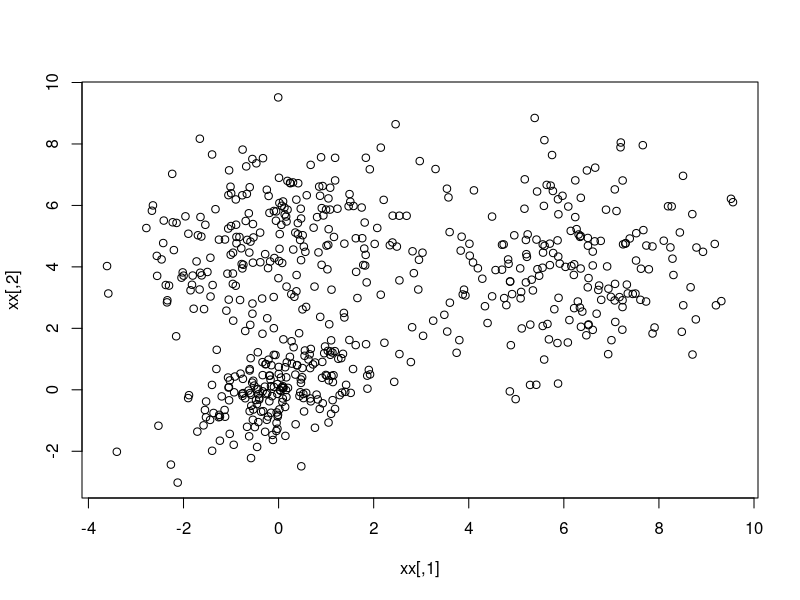

Here is the R script that generated this plot: (Note: this script raises an error after producing the figure.)
library(MASS)
set.seed(123123)
Sigma = matrix(c(1,0.5,0.5,1),2,2)
x1 = mvrnorm(n = 200, mu=c(0,0), Sigma)
Sigma = matrix(c(2,0.5,0.5,2),2,2)
x2 = mvrnorm(n = 200, mu=c(0,5), Sigma)
Sigma = matrix(c(3,0.5,0.5,3),2,2)
x3 = mvrnorm(n = 200, mu=c(6,4), Sigma)
xx = rbind(x1,x2,x3)
plot(xx)
xx[1,2] = NA
xx[3,1] = NA

ncluster = 3
data = xx

# add convergence
# add checks for possible singular matrices in the EM algorithm
# add count, BIC

EM_MG_algrm = function(data, ncluster,tolerance = 1e-6 ){
  
  #setting 
  # -1~1
  data = as.matrix(data) %>% scale()
  N = nrow(data)
  q = ncol(data)
  p_j = rep(1/ncluster, ncluster)
  mu =  data[sample(N, ncluster),  ] %>% as.matrix()   
  covmat = diag(ncol(data))
  
  covList = list()
  for(i in 1:ncluster){
    covList[[i]] = covmat
  }
  
  count = 1
  converged = FALSE
  prev_mu = mu
  while(!converged && count <1000){
    mu0 = mu
    # E-step: Evaluate posterior probability, gamma
    gamma = c()
    
    # Check if the covariance matrix is positive definite
    for(j in 1:ncluster){
     
      if (!all(eigen(covList[[j]])$values > 0)) {
        stop("Non-positive definite covariance matrix encountered")
      }
      gamma2 = dmvnorm(data, mean = mu[j,], sigma = covList[[j]])
      #gamma2 = apply(as.matrix(data),1, dmvnorm, mean = mu[j,], sigma = covList[[j]]) # 1 indicated rows
      gamma = cbind(gamma, gamma2)
    }
    
    # M- step: Calculate mu
    tempmat = matrix(rep(p_j,N),nrow=N,byrow = T)
    r = (gamma * tempmat) / rowSums(gamma * tempmat)  
    mu = t(r) %*% data / colSums(r) 
    
    # M- step: Calculate Sigma and p
    for(j in 1:ncluster){
      sigma = matrix(rep(0,q^2),ncol=q)
      for(i in 1:N){
        sigma = sigma + r[i,j] * (data[i,]-mu0[j,]) %*% t(data[i,]-mu0[j,])   
      }
      covList[[j]] = sigma/sum(r[,j]) 
    }
    p_j = colSums(r)/N
    # Check convergence based on the mean vectors
    if (max(abs(mu - prev_mu)) < tolerance) {
      converged <- TRUE
    }
    prev_mu <- mu  # Update previous mu
    count = count + 1
  }
  
  cluster = which(r == apply(r, 1, max), arr.ind = T)
  cluster = cluster[order(cluster[,1]),]
  log_likelihood = sum(log(rowSums(gamma * tempmat)))
  k = ncluster * q + ncluster * (q * (q + 1) / 2) + (ncluster - 1)  # Total number of parameters
  BIC = k * log(N) - 2 * log_likelihood
  
  return(list(mu = mu,covList = covList, p_j = p_j,cluster = cluster, iteration = count, BIC = BIC))
}


res2 = EM_MG_algrm(xx, 3)
